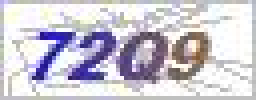
#> input picture code.jpg, 64 x 25 px (shown 4 times larger)
$ python 'demo62(1).py'
#> lines starting #> are read from the running program, lines starting #| are printed output that depends on the picture; after the words box and inside, x2 and y2 are one past the last pixel; in counts of white or black regions, pixels touching at a corner belong together
import pytesseract
from PIL import Image

im = Image.open('code.jpg')
#> im is the input picture: PIL image 64x25 RGB; mean R, G, B 203.8, 200, 210.2

# 转化为灰度图像
im = im.convert('L')  # 转化为灰度图像
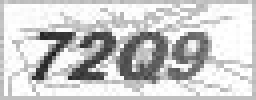
#> im: PIL image 64x25 L (shown 4 times larger); min 28, max 255, mean 202.3
threshold = 129
table = []
for i in range(256):
    if i < threshold:
        table.append(0)
    else:
        table.append(1)

im = im.point(table, '1')
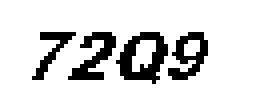
#> im: PIL image 64x25 1 (shown 4 times larger); 84.4% white; black in thin lines or dots, all inside (x1, y1, x2, y2) = (8, 8, 52, 21)
print(pytesseract.image_to_string(im))  #调整二值化的threshold阈值
#> (this line was passed over: pytesseract is not available in this run)
